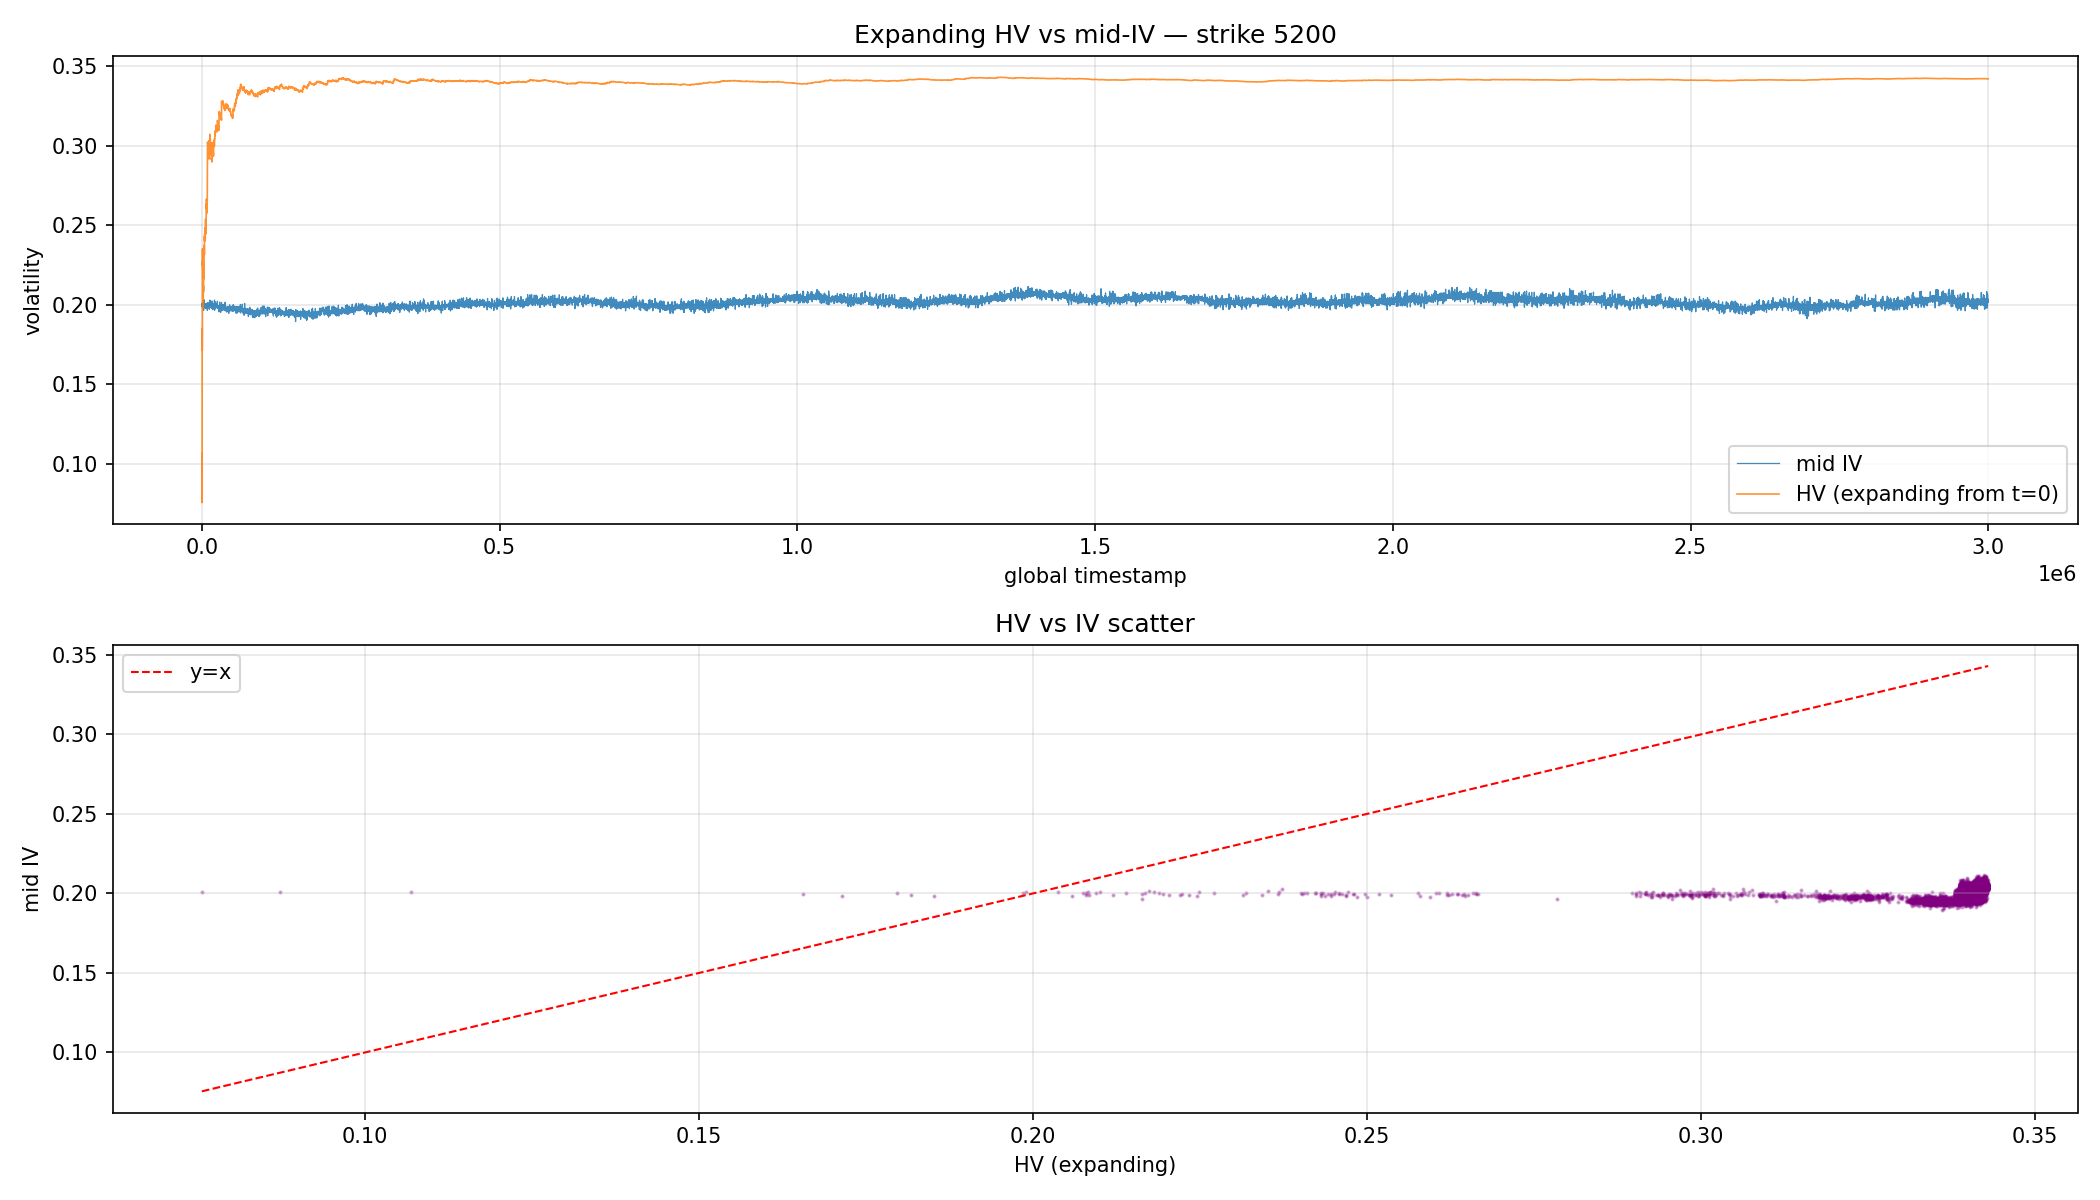

Source code (Python):
import pandas as pd
import numpy as np
import matplotlib.pyplot as plt

df = pd.read_csv("data/iv/iv_underlying_mid_5200.csv")
df = df.sort_values("global_ts").reset_index(drop=True)

df["mid_iv"] = (df["ask_iv"] + df["bid_iv"]) / 2
df["log_ret"] = np.log(df["S_mid"]).diff()

# expanding HV from t=0: std of all log returns up to each point, annualised
steps_per_year = 10_000 * 252
df["hv"] = df["log_ret"].expanding().std() * np.sqrt(steps_per_year)

fig, axes = plt.subplots(2, 1, figsize=(14, 8))

axes[0].plot(df["global_ts"], df["mid_iv"], lw=0.6, label="mid IV", alpha=0.85)
axes[0].plot(df["global_ts"], df["hv"], lw=0.8, label="HV (expanding from t=0)", alpha=0.85)
axes[0].set_xlabel("global timestamp")
axes[0].set_ylabel("volatility")
axes[0].set_title("Expanding HV vs mid-IV — strike 5200")
axes[0].legend()
axes[0].grid(True, alpha=0.3)

mask = df["hv"].notna() & df["mid_iv"].notna()
axes[1].scatter(df.loc[mask, "hv"], df.loc[mask, "mid_iv"], s=1, alpha=0.3, color="purple")
lims = [min(df.loc[mask, "hv"].min(), df.loc[mask, "mid_iv"].min()),
        max(df.loc[mask, "hv"].max(), df.loc[mask, "mid_iv"].max())]
axes[1].plot(lims, lims, "r--", lw=1, label="y=x")
axes[1].set_xlabel("HV (expanding)")
axes[1].set_ylabel("mid IV")
axes[1].set_title("HV vs IV scatter")
axes[1].legend()
axes[1].grid(True, alpha=0.3)

plt.tight_layout()
plt.savefig("analysis/hv_iv_fit_5200.png", dpi=150)
plt.close()

final_hv = df["hv"].iloc[-1]
print(f"final expanding HV = {final_hv:.4f}")
print("saved analysis/hv_iv_fit_5200.png")
